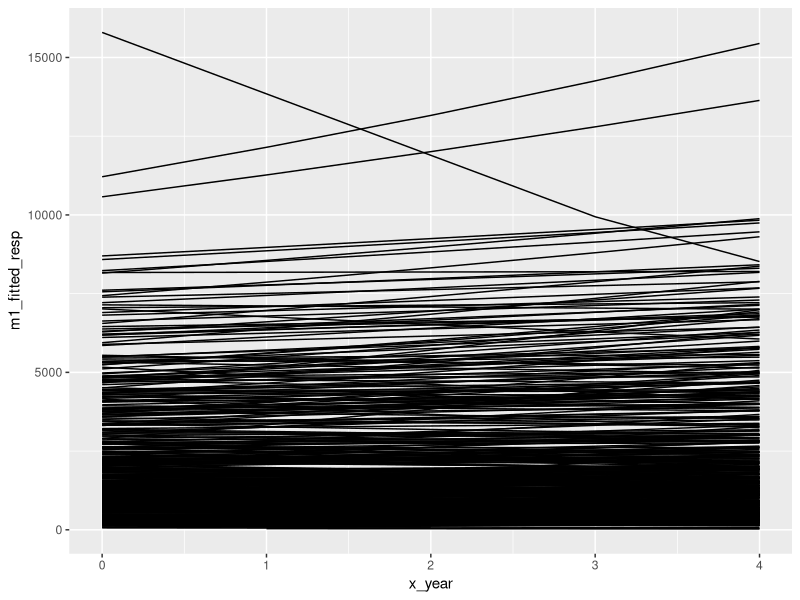

Generate this figure with R:
## ---- chunk 1
library(tidyverse)
library(lme4)
## ---- chunk 2
full_dat3 <- read_csv("../Data/full_dat3.csv")
# imputed_enrl <- read_csv("../Data/Data Sector-Enrollment Variables/Imputation_Flags.csv")
# enrl_data <- read_csv("../Data/final_enrollment_data.csv")
## ---- chunk 3
# enrl_long <- enrl_data %>%
#   select(-`...18`) %>%
#   pivot_longer(cols = 3:17, names_to = "Var_Name", values_to = "IPEDS_Value") %>%
#   mutate(
#     Year = str_extract(Var_Name, "20\\d\\d"),
#     Enrl_Var = case_when(
#       str_detect(Var_Name, "^Undergraduate") ~ "UGRD_ENRL",
#       str_detect(Var_Name, "^First") ~ "FYR_ENRL",
#       str_detect(Var_Name, "Total") ~ "TOT_ENRL"
#     )
#   )
# 
# enrl_long %>%
#   group_by(UnitID, Enrl_Var) %>%
#   summarise(N = sum(!is.na(IPEDS_Value))) %>%
#   ungroup() %>%
#   pivot_wider(names_from = "Enrl_Var", values_from = "N") %>%
#   filter(FYR_ENRL < 5 | TOT_ENRL < 5 | UGRD_ENRL < 5) %>%
#   left_join(
#     y = imputed_enrl,
#     by = "UnitID"
#   )

## ---- chunk 4
combined_data <- full_dat3 %>%
  # Inclusion criteria:
  # In the Carnegie universe
  filter(carnegie != "Not Carnegie") %>%
  # At least 1000 overall enrollment in first reporting year
  group_by(unit_id) %>%
  filter(year == min(year, na.rm = TRUE)) %>%
  ungroup() %>%
  filter(overall_enrollment >= 1000) %>%
  distinct(unit_id) %>%
  left_join(
    y = full_dat3,
    by = "unit_id"
  ) %>%
  # How many years of data?
  group_by(unit_id) %>%
  summarise(N_year = length(unique(year))) %>%
  ungroup() %>%
  left_join(
    y = full_dat3,
    by = "unit_id"
  )

public_dat3 <- combined_data %>%
  filter(sector=="public") %>%
  mutate(
    year_0 = year - 2019,
    # Log transforms: first-time enrollment; HS grads by state; applicants; average net price with aid
    log_fyr = log(first_time_enrollment),
    log_hs = log(hs_grad_state),
    log_apps = log(applicants),
    log_price = log(avg_net_price_w_aid),
    sy_fyr = scale(log_fyr),
    x_year = year_0,
    sxl_hs = scale(log_hs), # log this
    sx_bach = scale(pct_bachelors_2018_state),
    x_rural = factor(locale_rural),
    sx_pell = scale(pct_pell),
    sx_race_minority = scale(pct_race_minority),
    sx_price = scale(avg_net_price_w_aid), # don't log this
    sxl_apps = scale(log_apps), # log this
    sx_admit_rate = scale(admissions_rate)
  ) %>%
  mutate(
    carnegie_category = factor(
      carnegie,
      levels = c("R1", "R2", "R0", "M", "Baccalaureate", "Special or Tribal"),
      labels = c("R1", "R2", "D/PU", "M", "B", "SF&TCU")
    )
  ) %>%
  left_join(
    y = combined_data %>%
      group_by(unit_id) %>%
      filter(year == min(year)) %>%
      ungroup() %>%
      mutate(
        size_category = case_when(
          overall_enrollment >= 1000 & overall_enrollment < 5000 ~ "1k-5k",
          overall_enrollment >= 5000 & overall_enrollment < 10000 ~ "5k-10k",
          overall_enrollment >= 10000 & overall_enrollment < 20000 ~ "10k-20k",
          overall_enrollment >= 20000 ~ "20k+"
        ) %>% factor(levels = c("1k-5k","5k-10k","10k-20k","20k+"))
      ) %>%
      select(unit_id, size_category),
    by = "unit_id"
  )

private_dat3 <- combined_data %>%
  filter(sector=="private") %>%
  mutate(
    year_0 = year - 2019,
    # Log transforms: first-time enrollment; HS grads by state; applicants; average net price with aid
    log_fyr = log(first_time_enrollment),
    log_hs = log(hs_grad_state),
    log_apps = log(applicants),
    log_price = log(avg_net_price_w_aid),
    sy_fyr = scale(log_fyr),
    x_year = year_0,
    sxl_hs = scale(log_hs), # log this
    sx_bach = scale(pct_bachelors_2018_state),
    x_rural = factor(locale_rural),
    sx_pell = scale(pct_pell),
    sx_race_minority = scale(pct_race_minority),
    sx_price = scale(avg_net_price_w_aid), # don't log this
    sxl_apps = scale(log_apps), # log this
    sx_admit_rate = scale(admissions_rate)
  ) %>%
  mutate(
    carnegie_category = factor(
      carnegie,
      levels = c("R1", "R2", "R0", "M", "Baccalaureate", "Special or Tribal"),
      labels = c("R1", "R2", "D/PU", "M", "B", "SF&TCU")
    )
  ) %>%
  left_join(
    y = combined_data %>%
      group_by(unit_id) %>%
      filter(year == min(year)) %>%
      ungroup() %>%
      mutate(
        size_category = case_when(
          overall_enrollment >= 1000 & overall_enrollment < 5000 ~ "1k-5k",
          overall_enrollment >= 5000 & overall_enrollment < 10000 ~ "5k-10k",
          overall_enrollment >= 10000 & overall_enrollment < 20000 ~ "10k-20k",
          overall_enrollment >= 20000 ~ "20k+"
        ) %>% factor(levels = c("1k-5k","5k-10k","10k-20k","20k+"))
      ) %>%
      select(unit_id, size_category),
    by = "unit_id"
  )


# full_dat3 %>%
#   select(unit_id, year, overall_enrollment, first_time_enrollment) %>%
#   pivot_wider(names_from = "year", id_cols = "unit_id", values_from = c("overall_enrollment","first_time_enrollment"))
# 
# instid <- unique(full_dat3$unit_id)
# writeClipboard(paste0(instid[1:500], collapse=","))
# writeClipboard(paste0(instid[501:1000], collapse=","))
# writeClipboard(paste0(instid[1001:1500], collapse = ","))
# writeClipboard(paste0(instid[1501:length(instid)], collapse=","))
## ---- chunk 5
formula_1 <- formula(
  first_time_enrollment ~
    1
    + x_year
    # + (1 + x_year | carnegie)
    + (1 + x_year | unit_id)
)

formula_2 <- formula(
  first_time_enrollment ~
    1
    + x_year
    + x_rural
    + sx_bach # Percent of adults with bachelors degree in the state where the institution is located, standardized
    + sxl_hs # The number of high school graduates that year, logged and standardized
    # + (1 + x_year | carnegie)
    + (1 + x_year | unit_id)
)

formula_3 <- formula(
  first_time_enrollment ~
    1
    + x_year
    + x_rural
    + sx_bach # Percent of adults with bachelors degree in the state where the institution is located, standardized
    + sxl_hs # The number of high school graduates that year, logged and standardized
    + sx_race_minority
    + sx_pell
    + sxl_apps
    + sx_admit_rate
    + sx_price
    # + (1 + x_year | carnegie)
    + (1 + x_year | unit_id)
)
## ---- chunk 6
glm_public_1 <- glmer(formula = formula_1, data = public_dat3, family = "poisson")
glm_public_2 <- glmer(formula = formula_2, data = public_dat3, family = "poisson")
glm_public_3 <- glmer(formula = formula_3, data = public_dat3, family = "poisson")

glm_private_1 <- glmer(formula = formula_1, data = private_dat3, family = "poisson")
glm_private_2 <- glmer(formula = formula_2, data = private_dat3, family = "poisson")
glm_private_3 <- glmer(formula = formula_3, data = private_dat3, family = "poisson")

## ---- chunk 7
map(
  .x = list(
    glm_public_1,
    glm_public_2,
    glm_public_3,
    glm_private_1,
    glm_private_2,
    glm_private_3
  ),
  .f = summary
)
## ---- chunk 8
anova(glm_public_1, glm_public_2, glm_public_3)
anova(glm_private_1, glm_private_2, glm_private_3)
## ---- chunk 9
public_intslopes <- tibble(
  unit_id = rownames(coef(glm_public_1)$unit_id) %>% as.numeric(),
  m1_int = coef(glm_public_1)$unit_id[,"(Intercept)"],
  m1_slope_time = coef(glm_public_1)$unit_id[,"x_year"]
) %>%
  left_join(
    y = tibble(
      unit_id = rownames(coef(glm_public_2)$unit_id) %>% as.numeric(),
      m2_int = coef(glm_public_2)$unit_id[,"(Intercept)"],
      m2_slope_time = coef(glm_public_2)$unit_id[,"x_year"]
    ),
    by = "unit_id"
  ) %>%
  left_join(
    y = tibble(
      unit_id = rownames(coef(glm_public_3)$unit_id) %>% as.numeric(),
      m3_int = coef(glm_public_3)$unit_id[,"(Intercept)"],
      m3_slope_time = coef(glm_public_3)$unit_id[,"x_year"]
    ),
    by = "unit_id"
  )

# public_dat3$m1_int <- coef(glm_public_1)$unit_id[,"(Intercept)"]
# public_dat3$m1_slope_time <- coef(glm_public_1)$unit_id[,"x_year"]
public_dat3$m1_fitted_link <- fitted(glm_public_1, type="link")
public_dat3$m1_fitted_resp <- fitted(glm_public_1, type="resp")
public_dat3$m1_residual <- resid(glm_public_1)
# public_dat3$m2_int <- coef(glm_public_2)$unit_id[,"(Intercept)"]
# public_dat3$m2_slope_time <- coef(glm_public_2)$unit_id[,"x_year"]
public_dat3$m2_fitted_link <- fitted(glm_public_2, type="link")
public_dat3$m2_fitted_resp <- fitted(glm_public_2, type="resp")
public_dat3$m2_residual <- resid(glm_public_2)
# public_dat3$m3_int <- coef(glm_public_3)$unit_id[,"(Intercept)"]
# public_dat3$m3_slope_time <- coef(glm_public_3)$unit_id[,"x_year"]
public_dat3$m3_fitted_link <- fitted(glm_public_3, type="link")
public_dat3$m3_fitted_resp <- fitted(glm_public_3, type="resp")
public_dat3$m3_residual <- resid(glm_public_3)

#

private_intslopes <- tibble(
  unit_id = rownames(coef(glm_private_1)$unit_id) %>% as.numeric(),
  m1_int = coef(glm_private_1)$unit_id[,"(Intercept)"],
  m1_slope_time = coef(glm_private_1)$unit_id[,"x_year"]
) %>%
  left_join(
    y = tibble(
      unit_id = rownames(coef(glm_private_2)$unit_id) %>% as.numeric(),
      m2_int = coef(glm_private_2)$unit_id[,"(Intercept)"],
      m2_slope_time = coef(glm_private_2)$unit_id[,"x_year"]
    ),
    by = "unit_id"
  ) %>%
  left_join(
    y = tibble(
      unit_id = rownames(coef(glm_private_3)$unit_id) %>% as.numeric(),
      m3_int = coef(glm_private_3)$unit_id[,"(Intercept)"],
      m3_slope_time = coef(glm_private_3)$unit_id[,"x_year"]
    ),
    by = "unit_id"
  )

# private_dat3$m1_int <- coef(glm_private_1)$unit_id[,"(Intercept)"]
# private_dat3$m1_slope_time <- coef(glm_private_1)$unit_id[,"x_year"]
private_dat3$m1_fitted_link <- fitted(glm_private_1, type="link")
private_dat3$m1_fitted_resp <- fitted(glm_private_1, type="resp")
private_dat3$m1_residual <- resid(glm_private_1)
# private_dat3$m2_int <- coef(glm_private_2)$unit_id[,"(Intercept)"]
# private_dat3$m2_slope_time <- coef(glm_private_2)$unit_id[,"x_year"]
private_dat3$m2_fitted_link <- fitted(glm_private_2, type="link")
private_dat3$m2_fitted_resp <- fitted(glm_private_2, type="resp")
private_dat3$m2_residual <- resid(glm_private_2)
# private_dat3$m3_int <- coef(glm_private_3)$unit_id[,"(Intercept)"]
# private_dat3$m3_slope_time <- coef(glm_private_3)$unit_id[,"x_year"]
private_dat3$m3_fitted_link <- fitted(glm_private_3, type="link")
private_dat3$m3_fitted_resp <- fitted(glm_private_3, type="resp")
private_dat3$m3_residual <- resid(glm_private_3)

## ---- chunk 10
# Outliers
public_outliers <- public_intslopes %>%
  mutate(
    m1_outlier_slope = case_when(
      m1_slope_time < -3 * sd(m1_slope_time) + mean(m1_slope_time) ~ "Outlier Decline",
      m1_slope_time > 3 * sd(m1_slope_time) + mean(m1_slope_time) ~ "Outlier Growth"
    )
  ) %>%
  filter(!is.na(m1_outlier_slope)) %>%
  left_join(
    y = public_dat3,
    by = "unit_id"
  )

private_outliers <- private_intslopes %>%
  mutate(
    m1_outlier_slope = case_when(
      m1_slope_time < -3 * sd(m1_slope_time) + mean(m1_slope_time) ~ "Outlier Decline",
      m1_slope_time > 3 * sd(m1_slope_time) + mean(m1_slope_time) ~ "Outlier Growth"
    )
  ) %>%
  filter(!is.na(m1_outlier_slope)) %>%
  left_join(
    y = private_dat3,
    by = "unit_id"
  )
## ---- chunk 11
ggplot(
  data = public_dat3,
  mapping = aes(x = x_year, y = m1_fitted_resp)
) +
  geom_line(mapping = aes(group=unit_id))
